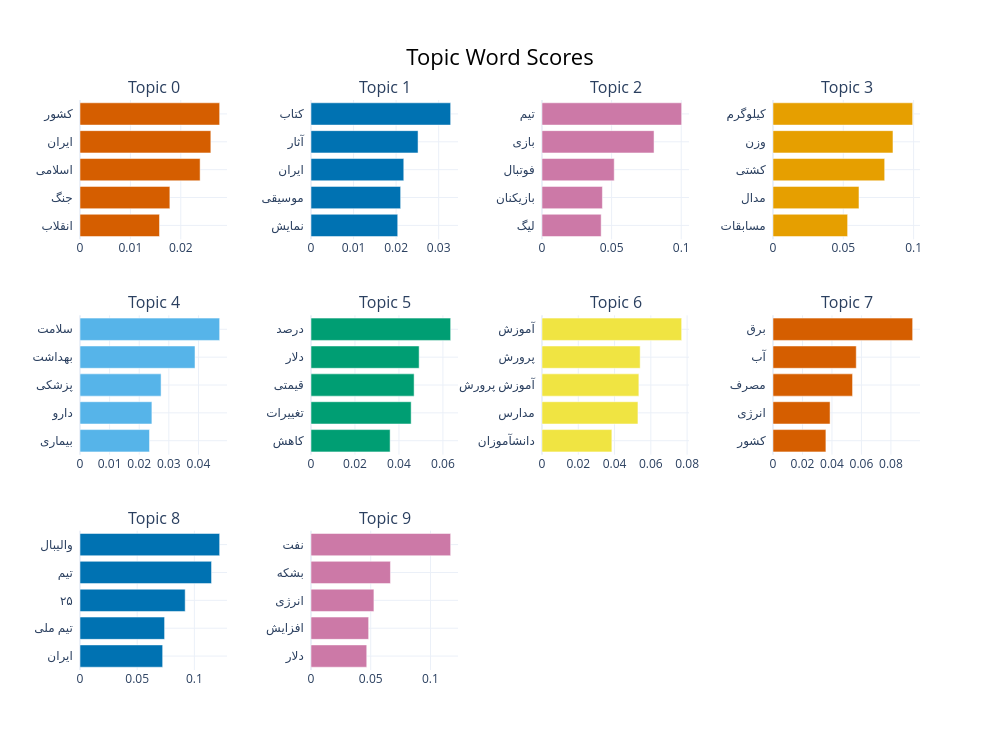

This figure's notebook cell:
### Code cell
fig = finetuned_topic_model.visualize_barchart(
    top_n_topics=20
)

fig.show()

### Figure 1 — Plotly figure (JSON) as saved in the notebook; plotly's stock layout.template omitted (floating-point values rounded to 4 significant figures)
{"data": [{"marker": {"color": "#D55E00"}, "orientation": "h", "type": "bar", "x": [0.01578, 0.01783, 0.02384, 0.02596, 0.02771], "xaxis": "x", "y": ["انقلاب  ", "جنگ  ", "اسلامی  ", "ایران  ", "کشور  "], "yaxis": "y"}, {"marker": {"color": "#0072B2"}, "orientation": "h", "type": "bar", "x": [0.02038, 0.02107, 0.0218, 0.02516, 0.03282], "xaxis": "x2", "y": ["نمایش  ", "موسیقی  ", "ایران  ", "آثار  ", "کتاب  "], "yaxis": "y2"}, {"marker": {"color": "#CC79A7"}, "orientation": "h", "type": "bar", "x": [0.04249, 0.04338, 0.05187, 0.08047, 0.1003], "xaxis": "x3", "y": ["لیگ  ", "بازیکنان  ", "فوتبال  ", "بازی  ", "تیم  "], "yaxis": "y3"}, {"marker": {"color": "#E69F00"}, "orientation": "h", "type": "bar", "x": [0.05307, 0.06115, 0.07943, 0.08532, 0.09932], "xaxis": "x4", "y": ["مسابقات  ", "مدال  ", "کشتی  ", "وزن  ", "کیلوگرم  "], "yaxis": "y4"}, {"marker": {"color": "#56B4E9"}, "orientation": "h", "type": "bar", "x": [0.02347, 0.02428, 0.02738, 0.03883, 0.04716], "xaxis": "x5", "y": ["بیماری  ", "دارو  ", "پزشکی  ", "بهداشت  ", "سلامت  "], "yaxis": "y5"}, {"marker": {"color": "#009E73"}, "orientation": "h", "type": "bar", "x": [0.03598, 0.04555, 0.04689, 0.04918, 0.06351], "xaxis": "x6", "y": ["کاهش  ", "تغییرات  ", "قیمتی  ", "دلار  ", "درصد  "], "yaxis": "y6"}, {"marker": {"color": "#F0E442"}, "orientation": "h", "type": "bar", "x": [0.03851, 0.0529, 0.05341, 0.05413, 0.077], "xaxis": "x7", "y": ["دانشآموزان  ", "مدارس  ", "آموزش پرورش  ", "پرورش  ", "آموزش  "], "yaxis": "y7"}, {"marker": {"color": "#D55E00"}, "orientation": "h", "type": "bar", "x": [0.03589, 0.03872, 0.05398, 0.05649, 0.09475], "xaxis": "x8", "y": ["کشور  ", "انرژی  ", "مصرف  ", "آب  ", "برق  "], "yaxis": "y8"}, {"marker": {"color": "#0072B2"}, "orientation": "h", "type": "bar", "x": [0.07228, 0.07396, 0.09197, 0.115, 0.1221], "xaxis": "x9", "y": ["ایران  ", "تیم ملی  ", "۲۵  ", "تیم  ", "والیبال  "], "yaxis": "y9"}, {"marker": {"color": "#CC79A7"}, "orientation": "h", "type": "bar", "x": [0.04666, 0.04825, 0.05267, 0.06651, 0.1169], "xaxis": "x10", "y": ["دلار  ", "افزایش  ", "انرژی  ", "بشکه  ", "نفت  "], "yaxis": "y10"}], "layout": {"annotations": [{"font": {"size": 16}, "showarrow": false, "text": "Topic 0", "x": 0.0875, "xanchor": "center", "xref": "paper", "y": 1, "yanchor": "bottom", "yref": "paper"}, {"font": {"size": 16}, "showarrow": false, "text": "Topic 1", "x": 0.3625, "xanchor": "center", "xref": "paper", "y": 1, "yanchor": "bottom", "yref": "paper"}, {"font": {"size": 16}, "showarrow": false, "text": "Topic 2", "x": 0.6375, "xanchor": "center", "xref": "paper", "y": 1, "yanchor": "bottom", "yref": "paper"}, {"font": {"size": 16}, "showarrow": false, "text": "Topic 3", "x": 0.9125, "xanchor": "center", "xref": "paper", "y": 1, "yanchor": "bottom", "yref": "paper"}, {"font": {"size": 16}, "showarrow": false, "text": "Topic 4", "x": 0.0875, "xanchor": "center", "xref": "paper", "y": 0.6222, "yanchor": "bottom", "yref": "paper"}, {"font": {"size": 16}, "showarrow": false, "text": "Topic 5", "x": 0.3625, "xanchor": "center", "xref": "paper", "y": 0.6222, "yanchor": "bottom", "yref": "paper"}, {"font": {"size": 16}, "showarrow": false, "text": "Topic 6", "x": 0.6375, "xanchor": "center", "xref": "paper", "y": 0.6222, "yanchor": "bottom", "yref": "paper"}, {"font": {"size": 16}, "showarrow": false, "text": "Topic 7", "x": 0.9125, "xanchor": "center", "xref": "paper", "y": 0.6222, "yanchor": "bottom", "yref": "paper"}, {"font": {"size": 16}, "showarrow": false, "text": "Topic 8", "x": 0.0875, "xanchor": "center", "xref": "paper", "y": 0.2444, "yanchor": "bottom", "yref": "paper"}, {"font": {"size": 16}, "showarrow": false, "text": "Topic 9", "x": 0.3625, "xanchor": "center", "xref": "paper", "y": 0.2444, "yanchor": "bottom", "yref": "paper"}], "height": 750, "hoverlabel": {"bgcolor": "white", "font": {"family": "Rockwell", "size": 16}}, "showlegend": false, "title": {"font": {"color": "Black", "size": 22}, "text": "Topic Word Scores", "x": 0.5, "xanchor": "center", "yanchor": "top"}, "width": 1000, "xaxis": {"anchor": "y", "domain": [0, 0.175], "showgrid": true}, "xaxis10": {"anchor": "y10", "domain": [0.275, 0.45], "showgrid": true}, "xaxis11": {"anchor": "y11", "domain": [0.55, 0.725], "showgrid": true}, "xaxis12": {"anchor": "y12", "domain": [0.825, 1], "showgrid": true}, "xaxis2": {"anchor": "y2", "domain": [0.275, 0.45], "showgrid": true}, "xaxis3": {"anchor": "y3", "domain": [0.55, 0.725], "showgrid": true}, "xaxis4": {"anchor": "y4", "domain": [0.825, 1], "showgrid": true}, "xaxis5": {"anchor": "y5", "domain": [0, 0.175], "showgrid": true}, "xaxis6": {"anchor": "y6", "domain": [0.275, 0.45], "showgrid": true}, "xaxis7": {"anchor": "y7", "domain": [0.55, 0.725], "showgrid": true}, "xaxis8": {"anchor": "y8", "domain": [0.825, 1], "showgrid": true}, "xaxis9": {"anchor": "y9", "domain": [0, 0.175], "showgrid": true}, "yaxis": {"anchor": "x", "domain": [0.7556, 1], "showgrid": true}, "yaxis10": {"anchor": "x10", "domain": [0, 0.2444], "showgrid": true}, "yaxis11": {"anchor": "x11", "domain": [0, 0.2444], "showgrid": true}, "yaxis12": {"anchor": "x12", "domain": [0, 0.2444], "showgrid": true}, "yaxis2": {"anchor": "x2", "domain": [0.7556, 1], "showgrid": true}, "yaxis3": {"anchor": "x3", "domain": [0.7556, 1], "showgrid": true}, "yaxis4": {"anchor": "x4", "domain": [0.7556, 1], "showgrid": true}, "yaxis5": {"anchor": "x5", "domain": [0.3778, 0.6222], "showgrid": true}, "yaxis6": {"anchor": "x6", "domain": [0.3778, 0.6222], "showgrid": true}, "yaxis7": {"anchor": "x7", "domain": [0.3778, 0.6222], "showgrid": true}, "yaxis8": {"anchor": "x8", "domain": [0.3778, 0.6222], "showgrid": true}, "yaxis9": {"anchor": "x9", "domain": [0, 0.2444], "showgrid": true}}}
